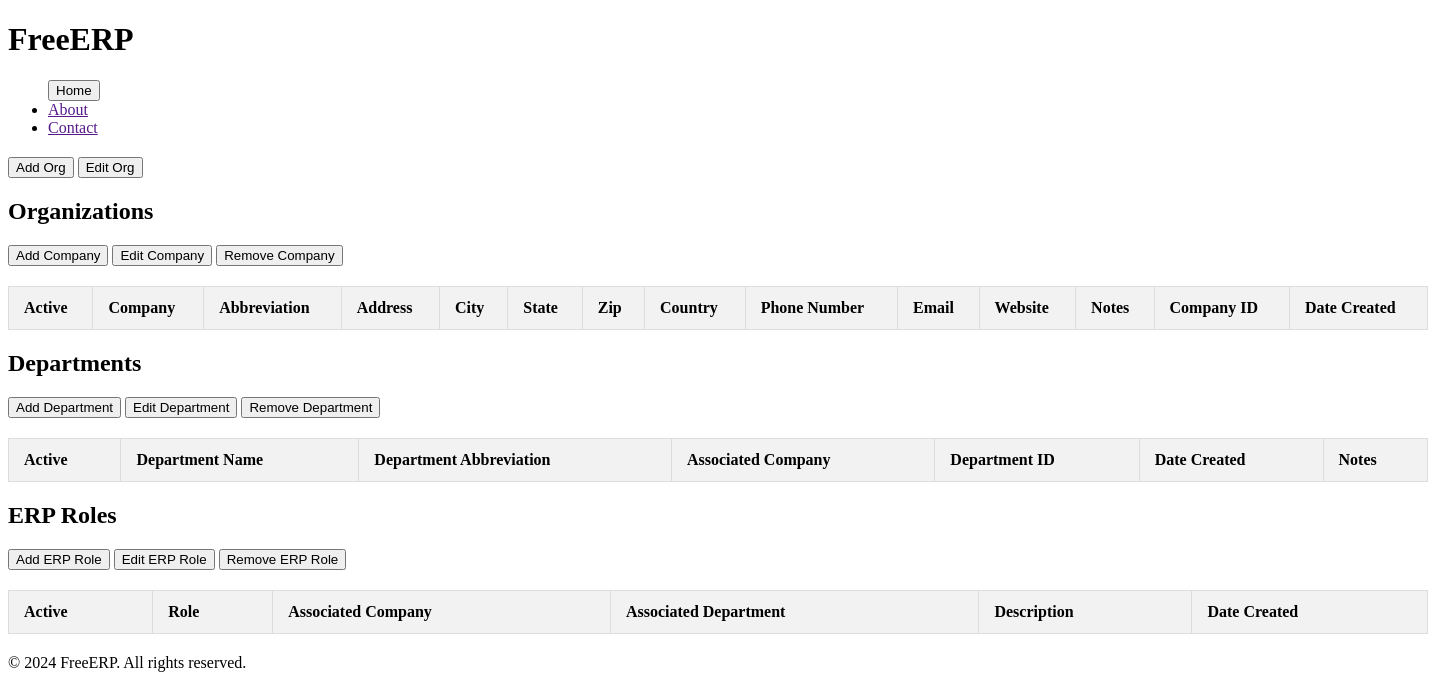
The page /Material/Organizations on the database as committed earlier.
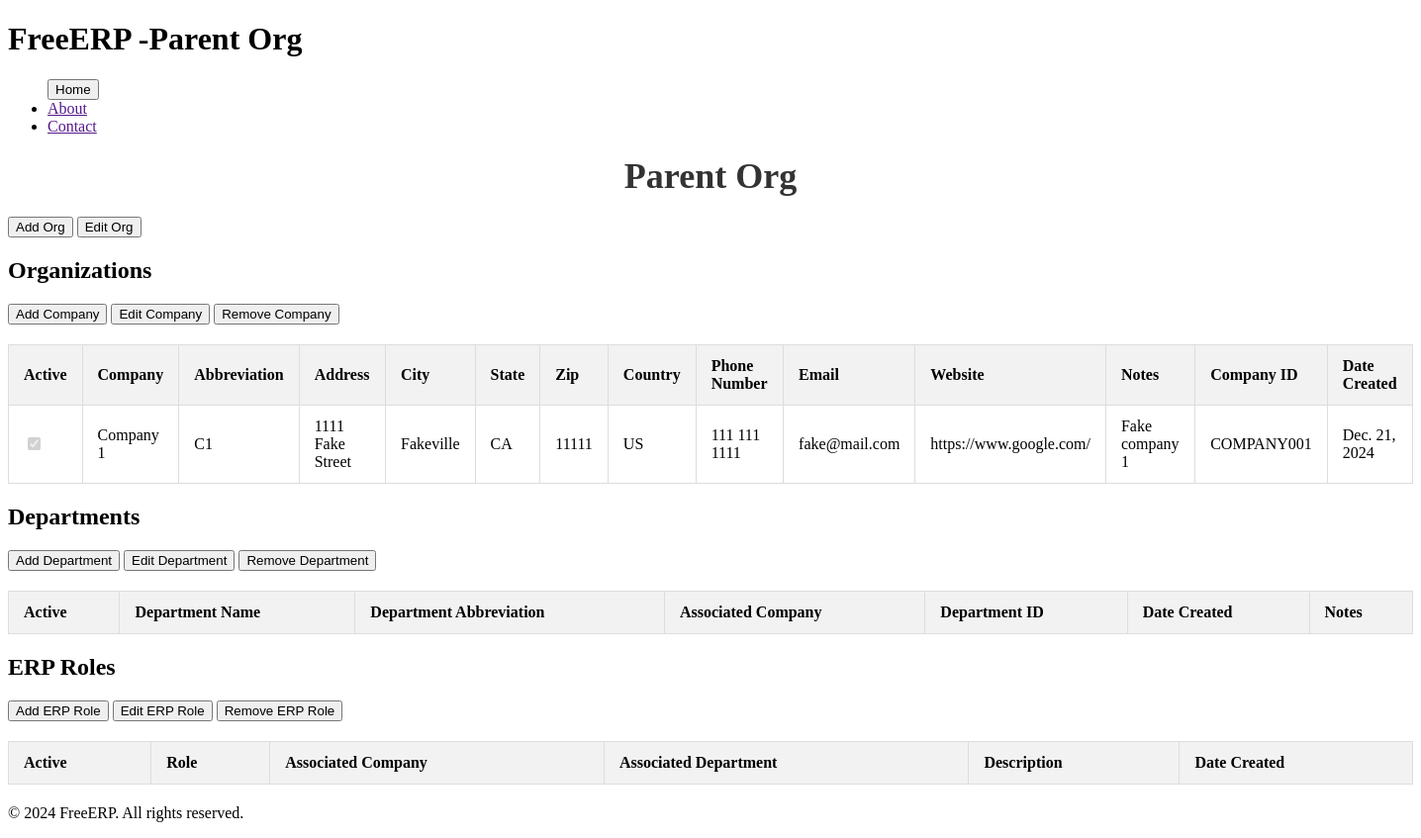
The same page on the database as committed later.
### Material/models.py (models this page shows)
class Organization(models.Model):
    organization_name = models.CharField('ORGANIZATION_NAME', max_length=50, null=True, blank=True)
    address = models.CharField('ADDRESS', max_length=75, null=True, blank=True)
    city = models.CharField('CITY', max_length=50, null=True, blank=True)
    state = models.CharField('STATE', max_length=50, null=True, blank=True)
    zip = models.CharField('ZIP', max_length=10, null=True, blank=True)
    country = models.CharField('COUNTRY', max_length=50, null=True, blank=True)
    phone_number = models.CharField('PHONE_NUMBER', max_length=25, null=True, blank=True)
    email = models.EmailField('EMAIL', max_length=50, null=True, blank=True)
    website = models.URLField('WEBSITE', max_length=50, null=True, blank=True)
    notes = models.TextField('NOTES', max_length=250, null=True, blank=True)
    org_id = get_random_string(length=10, allowed_chars='ABCDEFGHJKLMNPQRSTUVWXYZ1234567890')
    org_id = models.CharField('ORG_ID', max_length=10, default=org_id, null=True, blank=True)
    org_password = models.CharField('ORG_PASSWORD', max_length=128, null=True, blank=True)
    org_repassword = models.CharField('ORG_REPASSWORD', max_length=128, null=True, blank=True)
    org_abbreviation = models.CharField('ORG_ABBREVIATION', max_length=6, null=True, blank=True)
    date_created = models.DateField('DATE_CREATED', auto_now_add=True, null=True, blank=True)
    active = models.BooleanField('ACTIVE', default=True, null=True, blank=True)
    organization_logo = models.ImageField('ORGANIZATION_LOGO', upload_to='images/', null=True, blank=True)
    def __str__(self):
        return self.organization_name

class Company(models.Model):
    associated_organization = models.ForeignKey(Organization, on_delete=models.CASCADE, null=True, blank=True)
    company_name = models.CharField('COMPANY_NAME', unique=True, max_length=50, null=True, blank=True)
    company_abbreviation = models.CharField('COMPANY_ABBREVIATION', unique=True, max_length=6, null=True, blank=True)
    address = models.CharField('ADDRESS', max_length=75, null=True, blank=True)
    city = models.CharField('CITY', max_length=50, null=True, blank=True)
    state = models.CharField('STATE', max_length=50, null=True, blank=True)
    zip = models.CharField('ZIP', max_length=10, null=True, blank=True)
    country = models.CharField('COUNTRY', max_length=50, null=True, blank=True)
    phone_number = models.CharField('PHONE_NUMBER', max_length=25, null=True, blank=True)
    email = models.EmailField('EMAIL', max_length=50, null=True, blank=True)
    website = models.URLField('WEBSITE', max_length=50, null=True, blank=True)
    notes = models.TextField('NOTES', max_length=250, null=True, blank=True)
    company_id = get_random_string(length=10, allowed_chars='ABCDEFGHJKLMNPQRSTUVWXYZ1234567890')
    company_id = models.CharField('COMPANY_ID', unique=True, max_length=10, default=company_id, null=True, blank=True)
    company_password = models.CharField('COMPANY_PASSWORD', max_length=128, null=True, blank=True)
    company_repassword = models.CharField('COMPANY_REPASSWORD', max_length=128, null=True, blank=True)
    created_by = models.ForeignKey('User', on_delete=models.CASCADE, null=True, blank=True)
    date_created = models.DateField('DATE_CREATED', auto_now_add=True, null=True, blank=True)
    active = models.BooleanField('ACTIVE', default=True, null=True, blank=True)
    def __str__(self):
        return self.company_abbreviation

### Material/views.py (the view, shortened to what this page needs)
# urls.py: path('Organizations', views.organizations, name='organizations'),
def organizations(request):
    try:
        organizations = Organization.objects.get(id=1)
        companies = Company.objects.filter(associated_organization=organizations)
        departments = Department.objects.all()
        roles = ERPRoles.objects.all()
    except Organization.DoesNotExist:
        organizations = None
        companies = None
        departments = None
        roles = None
    form1 = OrganizationForm()
    form2 = CompanyForm()
    form3 = DepartmentForm()
    form4 = ERPRoleForm()
    context = {
        'organizations': organizations,
        'companies': companies,
        'departments': departments,
        'roles': roles,
        'org_form': form1,
        'company_form': form2,
        'department_form': form3,
        'role_form': form4
    }
    return render(request, 'organizations.html', context=context)

### Material/forms.py
class OrganizationForm(ModelForm):
    class Meta:
        model = Organization
        fields = '__all__'

class CompanyForm(ModelForm):
    class Meta:
        model = Company
        fields = '__all__'

### Material/templates/organizations.html (shortened to what this page needs)
{% extends 'base.html' %}
{% block content %}
<div>
    <h1 id="org-name" name="org-name" class="org-name">{{ organizations.organization_name }}</h1>
    <div class="button-container">
        <button id="add-org-btn">Add Org</button>
        <button id="edit-org-btn">Edit Org</button>
    </div>
</div>
<div>
    <h2>Organizations</h2>
    <div class="button-container">
        <button id="add-company-btn">Add Company</button>
        <button id="edit-company-btn">Edit Company</button>
        <button id="remove-company-btn">Remove Company</button>
    </div>
    <table class="organizations-table" id="organizations-table">
        <thead>
            <tr>
                <th>Active</th>
                <th>Company</th>
                <th>Abbreviation</th>
                <th>Address</th>
                <th>City</th>
                <th>State</th>
                <th>Zip</th>
                <th>Country</th>
                <th>Phone Number</th>
                <th>Email</th>
                <th>Website</th>
                <th>Notes</th>
                <th>Company ID</th>
                <th>Date Created</th>
            </tr>
        </thead>
        <tbody>
            {% for company in companies %}
            <tr>
                <td><input type="checkbox" disabled {% if company.active %}checked{% endif %}></td>
                <td>{{ company.company_name }}</td>
                <td>{{ company.company_abbreviation }}</td>
                <td> {{ company.address }}</td>
                <td> {{ company.city }}</td>
                <td> {{ company.state }}</td>
                <td> {{ company.zip }}</td>
                <td> {{ company.country }}</td>
                <td> {{ company.phone_number }}</td>
                <td> {{ company.email }}</td>
                <td> {{ company.website }}</td>
                <td> {{ company.notes }}</td>
                <td> {{ company.company_id }}</td>
                <td> {{ company.date_created }}</td>
            </tr>
            {% endfor %}
        </tbody>
    </table>
    <div>
        <h2>Departments</h2>
        <div class="button-container">
            <button id="add-department-btn">Add Department</button>
            <button id="edit-department-btn">Edit Department</button>
            <button id="remove-department-btn">Remove Department</button>
        </div>
        <table class="departments-table" id="departments-table">
            <thead>
                <tr>
                    <th>Active</th>
                    <th>Department Name</th>
                    <th>Department Abbreviation</th>
                    <th>Associated Company</th>
                    <th>Department ID</th>
                    <th>Date Created</th>
                    <th>Notes</th>
                </tr>
            </thead>
        </table>
        <div>
            <h2>ERP Roles</h2>
            <div class="button-container">
                <button id="add-erprole-btn">Add ERP Role</button>
                <button id="edit-erprole-btn">Edit ERP Role</button>
                <button id="remove-erprole-btn">Remove ERP Role</button>
            </div>
            <table class="erproles-table" id="erproles-table">
                <thead>
                    <tr>
                        <th>Active</th>
                        <th>Role</th>
                        <th>Associated Company</th>
                        <th>Associated Department</th>
                        <th>Description</th>
                        <th>Date Created</th>
                    </tr>
                </thead>
            </table>
{% endblock %}

### Material/templates/base.html (shortened to what this page needs)
{% load static %}
<!DOCTYPE html>
<html lang="en">
<head>
    <link rel="stylesheet" href="{% static 'css/styles.css' %}">
</head>
<body>
    <header>
        <h1>FreeERP{% if organizations.organization_name %} -{{ organizations.organization_name }} {% endif %} {% if companies.company_abbreviation %} -{{ companies.company_abbreviation }} {% endif %} </h1>
        <nav>
            <ul>
                <button onclick="location.href='{% url 'home' %}'">Home</button>
                <li><a href="">About</a></li>
                <li><a href="">Contact</a></li>
            </ul>
        </nav>
    </header>
    <main>
        {% block content %}{% endblock %}
    </main>
</body>
<footer>
    <p>&copy; 2024 FreeERP. All rights reserved.</p>
</footer>
</html>

Rows that differ between the two databases and show on the page:
added Organization: organization_name "Parent Org"
added Company: active "☑", company_name "Company 1", company_abbreviation "C1", address "1111 Fake Street", city "Fakeville", state "CA", zip "11111", country "US", phone_number "111 111 1111", email "fake@mail.com", website "https://www.google.com/", notes "Fake company 1", company_id "COMPANY001", date_created "Dec. 21, 2024"
